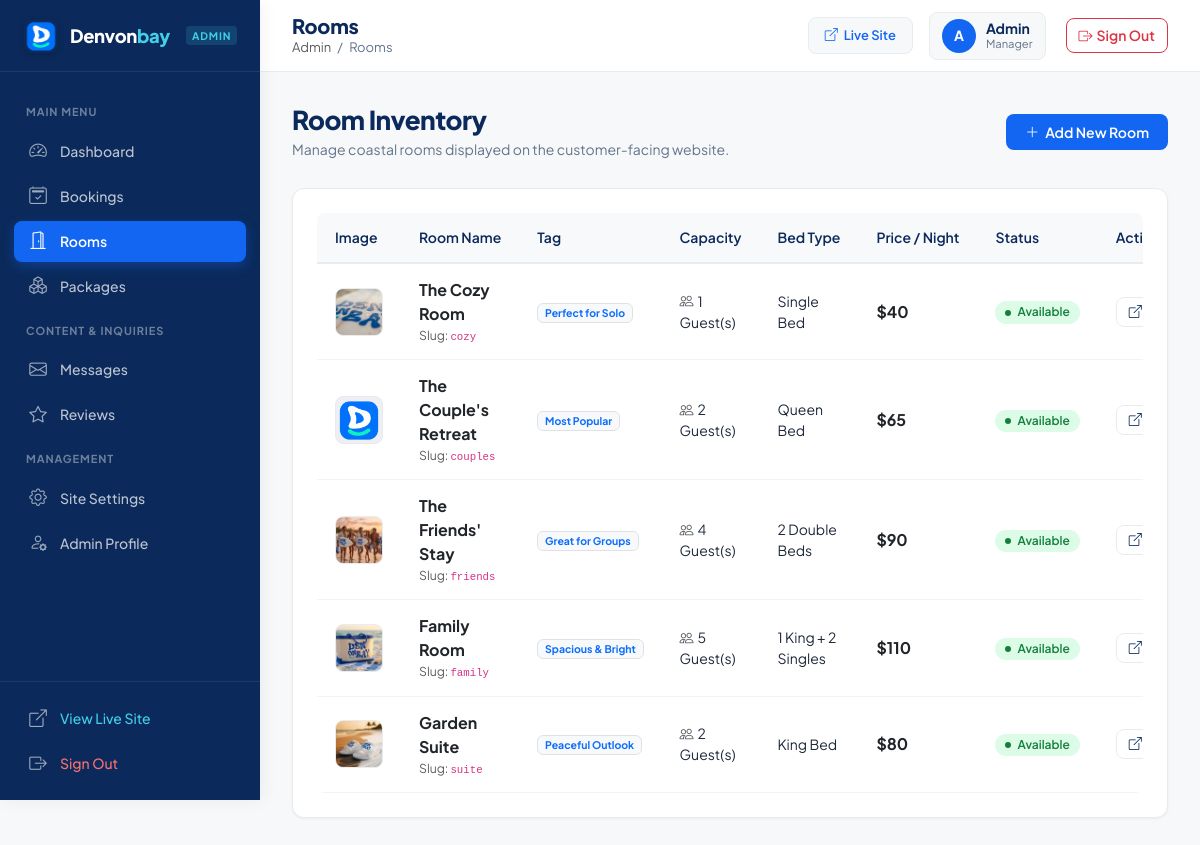
/admin/rooms.php (signed in), run on the app's committed database.
### tables this page shows
CREATE TABLE IF NOT EXISTS `rooms` (
  `id` INT AUTO_INCREMENT PRIMARY KEY,
  `name` VARCHAR(100) NOT NULL,
  `slug` VARCHAR(100) NOT NULL UNIQUE,
  `tag` VARCHAR(50) DEFAULT NULL,
  `price_per_night` DECIMAL(10,2) NOT NULL,
  `capacity` INT NOT NULL DEFAULT 2,
  `bed_type` VARCHAR(50) NOT NULL DEFAULT 'King Bed',
  `image_url` VARCHAR(255) NOT NULL,
  `description` TEXT NOT NULL,
  `amenities` TEXT DEFAULT NULL,
  `is_available` TINYINT(1) NOT NULL DEFAULT 1,
  `created_at` DATETIME DEFAULT CURRENT_TIMESTAMP
);

### includes/functions.php (called while the page is built, shortened)
<?php
function e($string) {
    return htmlspecialchars((string)$string, ENT_QUOTES, 'UTF-8');
}
function format_price($amount) {
    return '$' . number_format((float)$amount, 0);
}

### admin/rooms.php (the view, shortened to what this page needs)
<?php
require_once __DIR__ . '/../config/database.php';
require_once __DIR__ . '/../includes/functions.php';
$rooms = $pdo->query("SELECT * FROM rooms ORDER BY id ASC")->fetchAll();
$adminTitle = 'Rooms';
require_once __DIR__ . '/admin-header.php';
?>
<div class="admin-page-header">
    <div>
        <h2 class="admin-page-title">Room Inventory</h2>
        <p class="admin-page-desc">Manage coastal rooms displayed on the customer-facing website.</p>
    </div>
    <div class="d-flex gap-2">
        <a href="room-add.php" class="admin-btn admin-btn-primary">
            <i class="bi bi-plus-lg"></i>
            <span>Add New Room</span>
        </a>
    </div>
</div>
<div class="admin-card">
    <div class="admin-table-wrap">
        <table class="admin-table">
            <thead>
                <tr>
                    <th>Image</th>
                    <th>Room Name</th>
                    <th>Tag</th>
                    <th>Capacity</th>
                    <th>Bed Type</th>
                    <th>Price / Night</th>
                    <th>Status</th>
                    <th>Actions</th>
                </tr>
            </thead>
            <tbody>
                <?php if (empty($rooms)): ?>
                    <tr>
                        <td colspan="8">
                            <div class="admin-empty-state">
                                <div class="admin-empty-icon"><i class="bi bi-door-closed"></i></div>
                                <div class="admin-empty-title">No rooms added yet</div>
                                <div class="admin-empty-desc">Create your first coastal room to display on the public website.</div>
                                <a href="room-add.php" class="admin-btn admin-btn-primary">Add Room</a>
                            </div>
                        </td>
                    </tr>
                <?php else: ?>
                    <?php foreach ($rooms as $r): ?>
                        <tr>
                            <td>
                                <?php
                                $imgSrc = $r['image_url'];
                                if (strpos($imgSrc, 'http') !== 0 && strpos($imgSrc, '../') !== 0) {
                                    $imgSrc = '../' . ltrim($imgSrc, '/');
                                }
                                ?>
                                <img src="<?= e($imgSrc) ?>" alt="<?= e($r['name']) ?>" class="admin-thumb" onerror="this.src='../assets/images/logo/appicon.png'">
                            </td>
                            <td>
                                <div class="fw-bold text-dark fs-6"><?= e($r['name']) ?></div>
                                <div class="text-muted small">Slug: <code><?= e($r['slug']) ?></code></div>
                            </td>
                            <td>
                                <?php if (!empty($r['tag'])): ?>
                                    <span class="badge bg-light text-primary border"><?= e($r['tag']) ?></span>
                                <?php else: ?>
                                    <span class="text-muted">-</span>
                                <?php endif; ?>
                            </td>
                            <td>
                                <i class="bi bi-people me-1 text-muted"></i><?= (int)$r['capacity'] ?> Guest(s)
                            </td>
                            <td><?= e($r['bed_type']) ?></td>
                            <td class="fw-bold text-dark fs-6">
                                <?= format_price($r['price_per_night']) ?>
                            </td>
                            <td>
                                <form method="POST" action="rooms.php" class="d-inline">
                                    <button type="submit" class="badge-status border-0 <?= $r['is_available'] ? 'badge-confirmed' : 'badge-inactive' ?>" style="cursor: pointer;" title="Click to toggle availability">
                                        <?= $r['is_available'] ? 'Available' : 'Unavailable' ?>
                                    </button>
                                </form>
                            </td>
                            <td>
                                <div class="admin-actions-cell">
                                    <a href="../room-details.php?id=<?= (int)$r['id'] ?>" target="_blank" rel="noopener" class="admin-btn admin-btn-secondary admin-btn-sm" title="Preview on live website">
                                        <i class="bi bi-box-arrow-up-right"></i>
                                    </a>
                                </div>
                            </td>
                        </tr>
                    <?php endforeach; ?>
                <?php endif; ?>
            </tbody>
        </table>
    </div>
</div>
<?php require_once __DIR__ . '/admin-footer.php'; ?>

### admin/admin-header.php (shortened to what this page needs)
<?php
require_once __DIR__ . '/../includes/functions.php';
$adminUsername = $_SESSION['admin_username'] ?? 'Administrator';
?>
<!DOCTYPE html>
<html lang="en">
<head>
    <link rel="stylesheet" href="https://cdn.jsdelivr.net/npm/bootstrap@5.3.3/dist/css/bootstrap.min.css">
    <link rel="stylesheet" href="https://cdn.jsdelivr.net/npm/bootstrap-icons@1.11.3/font/bootstrap-icons.min.css">
    <link rel="stylesheet" href="../assets/css/admin.css">
</head>
<body class="admin-body">
<div class="admin-layout">
    <?php include __DIR__ . '/admin-sidebar.php'; ?>
    <div class="admin-main">
        <header class="admin-topbar">
            <div class="admin-topbar-left">
                <div>
                    <h1 class="admin-topbar-title"><?= isset($adminTitle) ? e($adminTitle) : 'Dashboard' ?></h1>
                    <p class="admin-topbar-breadcrumb">
                        <a href="dashboard.php" class="text-decoration-none text-muted">Admin</a>
                        <?php if (isset($adminTitle) && $adminTitle !== 'Dashboard'): ?>
                            <span class="mx-1">/</span>
                            <span><?= e($adminTitle) ?></span>
                        <?php endif; ?>
                    </p>
                </div>
            </div>
            <div class="admin-topbar-right">
                <a href="../index.php" target="_blank" rel="noopener" class="admin-quick-link" title="Open customer website in a new tab">
                    <i class="bi bi-box-arrow-up-right"></i>
                    <span>Live Site</span>
                </a>
                <a href="profile.php" class="admin-user-pill" title="View Admin Profile">
                    <div class="admin-user-avatar">
                        <?= strtoupper(substr($adminUsername, 0, 1)) ?>
                    </div>
                    <div class="admin-user-info d-none d-sm-block">
                        <div class="admin-user-name"><?= e($adminUsername) ?></div>
                        <div class="admin-user-role">Manager</div>
                    </div>
                </a>
                <a href="logout.php" class="btn btn-sm btn-outline-danger d-flex align-items-center gap-1 ms-1" style="border-radius: 8px; font-weight: 600; padding: 6px 12px;" title="Sign out of Admin Dashboard">
                    <i class="bi bi-box-arrow-right"></i>
                    <span class="d-none d-md-inline">Sign Out</span>
                </a>
            </div>
        </header>
        <main class="admin-content">

### admin/admin-sidebar.php (shortened to what this page needs)
<?php
$activePage = basename($_SERVER['PHP_SELF'], '.php');
?>
<aside class="admin-sidebar" id="adminSidebar" aria-label="Admin Navigation">
    <a href="dashboard.php" class="admin-sidebar-brand">
        <img src="../assets/images/logo/appicon.png" alt="Denvonbay Logo" width="34" height="34">
        <span class="admin-sidebar-brand-text">Denvon<span>bay</span></span>
        <span class="admin-sidebar-tag">Admin</span>
    </a>
    <nav class="admin-sidebar-menu">
        <span class="admin-sidebar-heading">Main Menu</span>
        <a href="dashboard.php" class="admin-nav-item <?= ($activePage === 'dashboard') ? 'active' : '' ?>">
            <span class="admin-nav-item-content">
                <i class="bi bi-speedometer2"></i>
                <span>Dashboard</span>
            </span>
        </a>
        <a href="bookings.php" class="admin-nav-item <?= (strpos($activePage, 'booking') !== false) ? 'active' : '' ?>">
            <span class="admin-nav-item-content">
                <i class="bi bi-calendar2-check"></i>
                <span>Bookings</span>
            </span>
        </a>
        <a href="rooms.php" class="admin-nav-item <?= (strpos($activePage, 'room') !== false) ? 'active' : '' ?>">
            <span class="admin-nav-item-content">
                <i class="bi bi-door-open"></i>
                <span>Rooms</span>
            </span>
        </a>
        <a href="packages.php" class="admin-nav-item <?= (strpos($activePage, 'package') !== false) ? 'active' : '' ?>">
            <span class="admin-nav-item-content">
                <i class="bi bi-boxes"></i>
                <span>Packages</span>
            </span>
        </a>
        <span class="admin-sidebar-heading">Content & Inquiries</span>
        <a href="messages.php" class="admin-nav-item <?= (strpos($activePage, 'message') !== false) ? 'active' : '' ?>">
            <span class="admin-nav-item-content">
                <i class="bi bi-envelope"></i>
                <span>Messages</span>
            </span>
        </a>
        <a href="reviews.php" class="admin-nav-item <?= (strpos($activePage, 'review') !== false) ? 'active' : '' ?>">
            <span class="admin-nav-item-content">
                <i class="bi bi-star"></i>
                <span>Reviews</span>
            </span>
        </a>
        <span class="admin-sidebar-heading">Management</span>
        <a href="settings.php" class="admin-nav-item <?= ($activePage === 'settings') ? 'active' : '' ?>">
            <span class="admin-nav-item-content">
                <i class="bi bi-gear"></i>
                <span>Site Settings</span>
            </span>
        </a>
        <a href="profile.php" class="admin-nav-item <?= ($activePage === 'profile') ? 'active' : '' ?>">
            <span class="admin-nav-item-content">
                <i class="bi bi-person-gear"></i>
                <span>Admin Profile</span>
            </span>
        </a>
    </nav>
    <div class="admin-sidebar-footer">
        <a href="../index.php" target="_blank" rel="noopener" class="admin-nav-item text-view-site">
            <span class="admin-nav-item-content">
                <i class="bi bi-box-arrow-up-right"></i>
                <span>View Live Site</span>
            </span>
        </a>
        <a href="logout.php" class="admin-nav-item text-logout">
            <span class="admin-nav-item-content">
                <i class="bi bi-box-arrow-right"></i>
                <span>Sign Out</span>
            </span>
        </a>
    </div>
</aside>

### admin/admin-footer.php (shortened to what this page needs)
        </main>
    </div>
</div>
</body>
</html>

### data on the page
rooms: image_url (picture), name "The Cozy Room", slug "cozy", tag "Perfect for Solo", capacity "1", bed_type "Single Bed", price_per_night "$40", is_available "Available"
rooms: shows a picture, name "The Couple's Retreat", slug "couples", tag "Most Popular", capacity "2", bed_type "Queen Bed", price_per_night "$65", is_available "Available"
rooms: image_url (picture), name "The Friends' Stay", slug "friends", tag "Great for Groups", capacity "4", bed_type "2 Double Beds", price_per_night "$90", is_available "Available"
rooms: image_url (picture), name "Family Room", slug "family", tag "Spacious & Bright", capacity "5", bed_type "1 King + 2 Singles", price_per_night "$110", is_available "Available"
rooms: image_url (picture), name "Garden Suite", slug "suite", tag "Peaceful Outlook", capacity "2", bed_type "King Bed", price_per_night "$80", is_available "Available"

### other printed values
$adminTitle "Rooms"
substr($adminUsername, 0, 1) "A"
$adminUsername "Admin"
